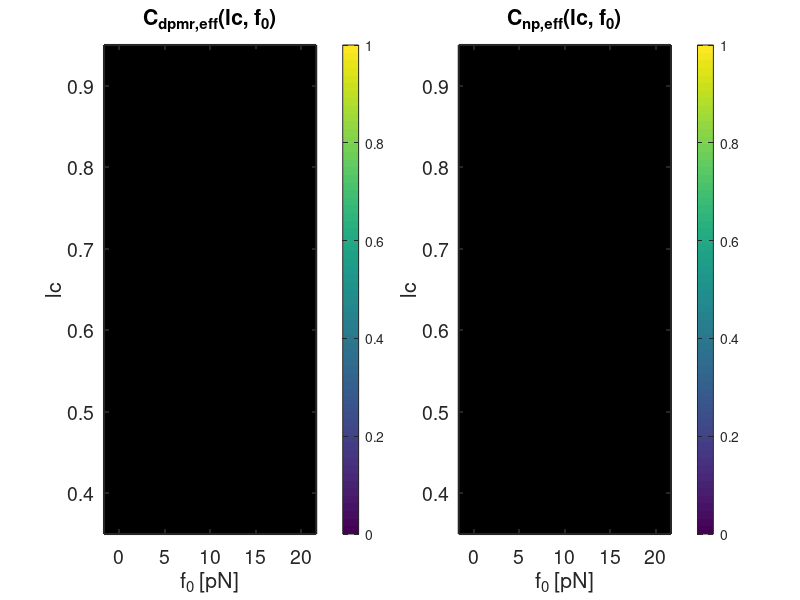

Write MATLAB code to recreate this figure. (Note: this script raises an error after producing the figure.)
%% build_cdpmr_eff_lookup.m — Build 2-D lookup table for C_dpmr_eff and C_np_eff
%
% Sweeps (lc, f_0) grid at fixed a_pd = 0.05, computes C_dpmr_eff and C_np_eff
% via augmented Lyapunov for 7-state EKF.
%
% f_0 is the linearization point for Fe(3,6) = -f_dx[k], i.e., the control
% force magnitude. At f_0 = 0, lookup matches original Phase 1 (free-space).
% At f_0 > 0, lookup captures how closed-loop dynamics change with |f_d|,
% addressing the ~8% persistent bias observed in Phase 2.
%
% Output: test_results/verify/cdpmr_eff_lookup.mat
%         reference/qr_analysis/fig_cdpmr_eff_lookup.png

clear; close all; clc;

[script_dir, ~, ~] = fileparts(mfilename('fullpath'));
project_root = fileparts(script_dir);
addpath(script_dir);
addpath(fullfile(project_root, 'model'));
addpath(fullfile(project_root, 'model', 'config'));

fprintf('===== build_cdpmr_eff_lookup (2-D lc x f_0) =====\n\n');

%% Grid definition
lc_grid = [0.4, 0.5, 0.6, 0.7, 0.8, 0.9];        % 6 values
f0_grid = [0, 0.5, 1, 2, 5, 10, 20];              % 7 values [pN]
a_pd = 0.05;

% rho for compute_7state_cdpmr_eff is a cosmetic parameter (not used in
% the computation, stored only in diagnostics). Use any value.
rho_dummy = 0.05;

Q_kf_scale = [0; 0; 1e4; 1e-1; 0; 1e-4; 0];
R_kf_scale = [1e-2; 1e0];

n_lc = length(lc_grid);
n_f0 = length(f0_grid);
total = n_lc * n_f0;

Cdpmr_tab = nan(n_lc, n_f0);
Cnp_tab   = nan(n_lc, n_f0);
max_eig_tab = nan(n_lc, n_f0);
dare_iters_tab = nan(n_lc, n_f0);
dare_err_tab = nan(n_lc, n_f0);

%% Loop
fprintf('Grid: %d lc x %d f_0 = %d points\n', n_lc, n_f0, total);
fprintf('a_pd = %.4f, Q_kf_scale = [%s], R_kf_scale = [%s]\n\n', ...
        a_pd, sprintf('%.1e ', Q_kf_scale), sprintf('%.1e ', R_kf_scale));

t_start = tic;
for i = 1:n_lc
    for j = 1:n_f0
        lc = lc_grid(i);
        f0 = f0_grid(j);
        opts = struct('f0', f0);
        try
            [C_dpmr_eff, C_np_eff, L, A_aug, diag_out] = ...
                compute_7state_cdpmr_eff(lc, rho_dummy, a_pd, ...
                                          Q_kf_scale, R_kf_scale, opts);
            Cdpmr_tab(i, j) = C_dpmr_eff;
            Cnp_tab(i, j)   = C_np_eff;
            max_eig_tab(i, j) = diag_out.max_eig_A_aug;
            dare_iters_tab(i, j) = diag_out.dare_iters;
            dare_err_tab(i, j) = diag_out.dare_err;
        catch ME
            fprintf('  ERROR at lc=%.2f f_0=%.2f: %s\n', lc, f0, ME.message);
            Cdpmr_tab(i, j) = NaN;
            Cnp_tab(i, j)   = NaN;
        end
    end
    fprintf('  row %d/%d (lc=%.2f) done  [%.1f sec elapsed]\n', ...
            i, n_lc, lc_grid(i), toc(t_start));
end
t_total = toc(t_start);
fprintf('\nTotal time: %.1f sec\n', t_total);

%% Summary
fprintf('\nC_dpmr_eff table (rows = lc, cols = f_0 [pN]):\n');
fprintf('      f_0: '); fprintf('%9.2f ', f0_grid); fprintf('\n');
for i = 1:n_lc
    fprintf('  lc=%.2f: ', lc_grid(i));
    fprintf('%9.4f ', Cdpmr_tab(i, :));
    fprintf('\n');
end

fprintf('\nC_np_eff table:\n');
fprintf('      f_0: '); fprintf('%9.2f ', f0_grid); fprintf('\n');
for i = 1:n_lc
    fprintf('  lc=%.2f: ', lc_grid(i));
    fprintf('%9.4f ', Cnp_tab(i, :));
    fprintf('\n');
end

%% Reference point check (matches original Phase 1 at f_0 = 0)
[~, f0_ref_idx] = min(abs(f0_grid - 0));   % f_0 = 0
[~, lc_ref_idx] = min(abs(lc_grid - 0.7));
fprintf('\nReference point (matches Phase 1 at f_0=0):\n');
fprintf('  lc=%.2f f_0=%.2f  ->  C_dpmr_eff=%.4f, C_np_eff=%.4f\n', ...
        lc_grid(lc_ref_idx), f0_grid(f0_ref_idx), ...
        Cdpmr_tab(lc_ref_idx, f0_ref_idx), Cnp_tab(lc_ref_idx, f0_ref_idx));
fprintf('  Phase 1 value (expected): 3.9242\n');

%% Monotonicity check: C_dpmr_eff should increase with |f_0|
fprintf('\nMonotonicity check (lc=0.70 slice):\n');
slice_ref = Cdpmr_tab(lc_ref_idx, :);
for j = 1:n_f0
    fprintf('  f_0=%5.2f: C_dpmr_eff=%.4f', f0_grid(j), slice_ref(j));
    if j > 1
        d = slice_ref(j) - slice_ref(1);
        fprintf('   (delta vs f_0=0: %+.4f)', d);
    end
    fprintf('\n');
end
mono_ok = all(diff(slice_ref) >= -1e-3);  % allow tiny numerical noise
if mono_ok
    fprintf('  MONOTONIC: PASS\n');
else
    fprintf('  MONOTONIC: WARN — not strictly monotonic\n');
end

%% Sanity checks for lookup table
finite_count = sum(~isnan(Cdpmr_tab(:)));
fprintf('\nLookup table sanity:\n');
fprintf('  Finite points: %d / %d\n', finite_count, total);
fprintf('  Cdpmr_tab min=%.4f max=%.4f\n', min(Cdpmr_tab(:)), max(Cdpmr_tab(:)));
fprintf('  Cnp_tab   min=%.4f max=%.4f\n', min(Cnp_tab(:)), max(Cnp_tab(:)));
fprintf('  Max eigenvalue across grid: %.6f\n', max(max_eig_tab(:)));

%% Save lookup
out_dir = fullfile(project_root, 'test_results', 'verify');
if ~exist(out_dir, 'dir'), mkdir(out_dir); end

lookup = struct();
lookup.lc_grid = lc_grid;
lookup.f0_grid = f0_grid;
lookup.a_pd = a_pd;
lookup.Cdpmr_tab = Cdpmr_tab;    % [n_lc x n_f0]
lookup.Cnp_tab = Cnp_tab;        % [n_lc x n_f0]
lookup.Q_kf_scale = Q_kf_scale;
lookup.R_kf_scale = R_kf_scale;
lookup.max_eig_tab = max_eig_tab;
lookup.dare_iters_tab = dare_iters_tab;
lookup.dare_err_tab = dare_err_tab;
lookup.build_timestamp = datestr(now, 'yyyy-mm-dd HH:MM:SS');
lookup.note = ['2-D augmented Lyapunov lookup for 7-state EKF + IIR HP filter. ', ...
               '(lc, f_0) grid. f_0 axis captures dependence on |f_d| via Fe(3,6). ', ...
               'a_pd = 0.05 fixed.'];

save(fullfile(out_dir, 'cdpmr_eff_lookup.mat'), '-struct', 'lookup');
fprintf('\nSaved: %s\n', fullfile(out_dir, 'cdpmr_eff_lookup.mat'));

%% Figure: 2D heatmaps
fig_dir = fullfile(project_root, 'reference', 'qr_analysis');
if ~exist(fig_dir, 'dir'), mkdir(fig_dir); end

fig = figure('Position', [100, 100, 1400, 600]);

subplot(1, 2, 1);
imagesc(f0_grid, lc_grid, Cdpmr_tab);
set(gca, 'YDir', 'normal');
colorbar;
xlabel('f_0 [pN]');
ylabel('lc');
title('C_{dpmr,eff}(lc, f_0)');
set(gca, 'FontSize', 14, 'LineWidth', 1.5);

subplot(1, 2, 2);
imagesc(f0_grid, lc_grid, Cnp_tab);
set(gca, 'YDir', 'normal');
colorbar;
xlabel('f_0 [pN]');
ylabel('lc');
title('C_{np,eff}(lc, f_0)');
set(gca, 'FontSize', 14, 'LineWidth', 1.5);

saveas(fig, fullfile(fig_dir, 'fig_cdpmr_eff_lookup.png'));
fprintf('Figure saved: fig_cdpmr_eff_lookup.png\n');

%% Gate: reference point within expected band (matches Phase 1)
ref_val = Cdpmr_tab(lc_ref_idx, f0_ref_idx);
if ref_val >= 3.90 && ref_val <= 3.95
    fprintf('\nGATE G1 (reference match): PASS (C_dpmr_eff[0.7, 0] = %.4f in [3.90, 3.95])\n', ref_val);
else
    fprintf('\nGATE G1: FAIL (C_dpmr_eff[0.7, 0] = %.4f NOT in [3.90, 3.95])\n', ref_val);
    error('build_cdpmr_eff_lookup:reference_fail', ...
          'Reference point out of expected band');
end

if mono_ok
    fprintf('GATE G2 (monotonicity): PASS\n');
else
    fprintf('GATE G2 (monotonicity): WARN\n');
end

fprintf('\nDone.\n');
